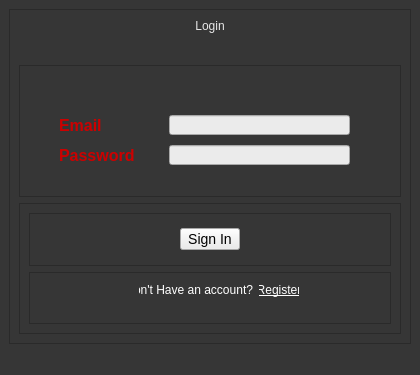
<?xml version="1.0" encoding="UTF-8"?>
<ui version="4.0">
 <class>LoginWindow</class>
 <widget class="QMainWindow" name="LoginWindow">
  <property name="geometry">
   <rect>
    <x>0</x>
    <y>0</y>
    <width>420</width>
    <height>375</height>
   </rect>
  </property>
  <property name="windowTitle">
   <string>MainWindow</string>
  </property>
  <property name="styleSheet">
   <string notr="true">background-color: rgb(54, 54, 54);</string>
  </property>
  <widget class="QWidget" name="centralwidget">
   <layout class="QVBoxLayout" name="verticalLayout">
    <item>
     <widget class="QFrame" name="frame">
      <property name="frameShape">
       <enum>QFrame::StyledPanel</enum>
      </property>
      <property name="frameShadow">
       <enum>QFrame::Raised</enum>
      </property>
      <layout class="QVBoxLayout" name="verticalLayout_2">
       <item>
        <widget class="QLabel" name="label">
         <property name="maximumSize">
          <size>
           <width>16777215</width>
           <height>40</height>
          </size>
         </property>
         <property name="styleSheet">
          <string notr="true">font: bold 18pt &quot;Calibre&quot;; color:rgb(231, 231, 231)</string>
         </property>
         <property name="text">
          <string>Login</string>
         </property>
         <property name="alignment">
          <set>Qt::AlignHCenter|Qt::AlignTop</set>
         </property>
        </widget>
       </item>
       <item>
        <widget class="QFrame" name="frame_2">
         <property name="frameShape">
          <enum>QFrame::StyledPanel</enum>
         </property>
         <property name="frameShadow">
          <enum>QFrame::Raised</enum>
         </property>
         <widget class="QLabel" name="lbl_login_email">
          <property name="geometry">
           <rect>
            <x>40</x>
            <y>50</y>
            <width>61</width>
            <height>21</height>
           </rect>
          </property>
          <property name="styleSheet">
           <string notr="true">font: bold 16px; color:rgb(204, 0, 0)</string>
          </property>
          <property name="text">
           <string>Email</string>
          </property>
         </widget>
         <widget class="QLineEdit" name="txt_login_email">
          <property name="geometry">
           <rect>
            <x>150</x>
            <y>50</y>
            <width>181</width>
            <height>20</height>
           </rect>
          </property>
          <property name="styleSheet">
           <string notr="true">background-color: rgb(235, 235, 235);</string>
          </property>
          <property name="placeholderText">
           <string/>
          </property>
         </widget>
         <widget class="QLabel" name="lbl_login_pass">
          <property name="geometry">
           <rect>
            <x>40</x>
            <y>80</y>
            <width>101</width>
            <height>21</height>
           </rect>
          </property>
          <property name="styleSheet">
           <string notr="true">font: bold 16px; color:rgb(204, 0, 0)</string>
          </property>
          <property name="text">
           <string>Password</string>
          </property>
         </widget>
         <widget class="QLineEdit" name="txt_login_pass">
          <property name="geometry">
           <rect>
            <x>150</x>
            <y>80</y>
            <width>181</width>
            <height>20</height>
           </rect>
          </property>
          <property name="styleSheet">
           <string notr="true">background-color: rgb(235, 235, 235);</string>
          </property>
          <property name="placeholderText">
           <string/>
          </property>
         </widget>
        </widget>
       </item>
       <item>
        <widget class="QFrame" name="frame_3">
         <property name="frameShape">
          <enum>QFrame::StyledPanel</enum>
         </property>
         <property name="frameShadow">
          <enum>QFrame::Raised</enum>
         </property>
         <layout class="QVBoxLayout" name="verticalLayout_3">
          <item>
           <widget class="QFrame" name="frame_4">
            <property name="frameShape">
             <enum>QFrame::StyledPanel</enum>
            </property>
            <property name="frameShadow">
             <enum>QFrame::Raised</enum>
            </property>
            <layout class="QHBoxLayout" name="horizontalLayout">
             <item>
              <widget class="QPushButton" name="btn_login_signin">
               <property name="maximumSize">
                <size>
                 <width>60</width>
                 <height>22</height>
                </size>
               </property>
               <property name="styleSheet">
                <string notr="true">font: 14px;
background-color: rgb(235, 235, 235);</string>
               </property>
               <property name="text">
                <string>Sign In</string>
               </property>
              </widget>
             </item>
            </layout>
           </widget>
          </item>
          <item>
           <widget class="QFrame" name="frame_5">
            <property name="frameShape">
             <enum>QFrame::StyledPanel</enum>
            </property>
            <property name="frameShadow">
             <enum>QFrame::Raised</enum>
            </property>
            <widget class="QLabel" name="label_2">
             <property name="geometry">
              <rect>
               <x>110</x>
               <y>10</y>
               <width>114</width>
               <height>16</height>
              </rect>
             </property>
             <property name="maximumSize">
              <size>
               <width>130</width>
               <height>20</height>
              </size>
             </property>
             <property name="styleSheet">
              <string notr="true">color:rgb(255, 255, 255)</string>
             </property>
             <property name="text">
              <string>Don't Have an account?</string>
             </property>
             <property name="alignment">
              <set>Qt::AlignRight|Qt::AlignTrailing|Qt::AlignVCenter</set>
             </property>
            </widget>
            <widget class="QPushButton" name="btn_login_register">
             <property name="geometry">
              <rect>
               <x>230</x>
               <y>10</y>
               <width>40</width>
               <height>16</height>
              </rect>
             </property>
             <property name="maximumSize">
              <size>
               <width>50</width>
               <height>20</height>
              </size>
             </property>
             <property name="baseSize">
              <size>
               <width>0</width>
               <height>0</height>
              </size>
             </property>
             <property name="styleSheet">
              <string notr="true">QPushButton {
    color: white;
    text-decoration: underline;
    border: none;
    background: transparent;
}

QPushButton:hover {
    color: lightblue;
}</string>
             </property>
             <property name="text">
              <string>Register</string>
             </property>
            </widget>
           </widget>
          </item>
         </layout>
        </widget>
       </item>
      </layout>
     </widget>
    </item>
   </layout>
  </widget>
  <widget class="QMenuBar" name="menubar">
   <property name="geometry">
    <rect>
     <x>0</x>
     <y>0</y>
     <width>420</width>
     <height>21</height>
    </rect>
   </property>
  </widget>
  <widget class="QStatusBar" name="statusbar"/>
 </widget>
 <resources/>
 <connections/>
</ui>
